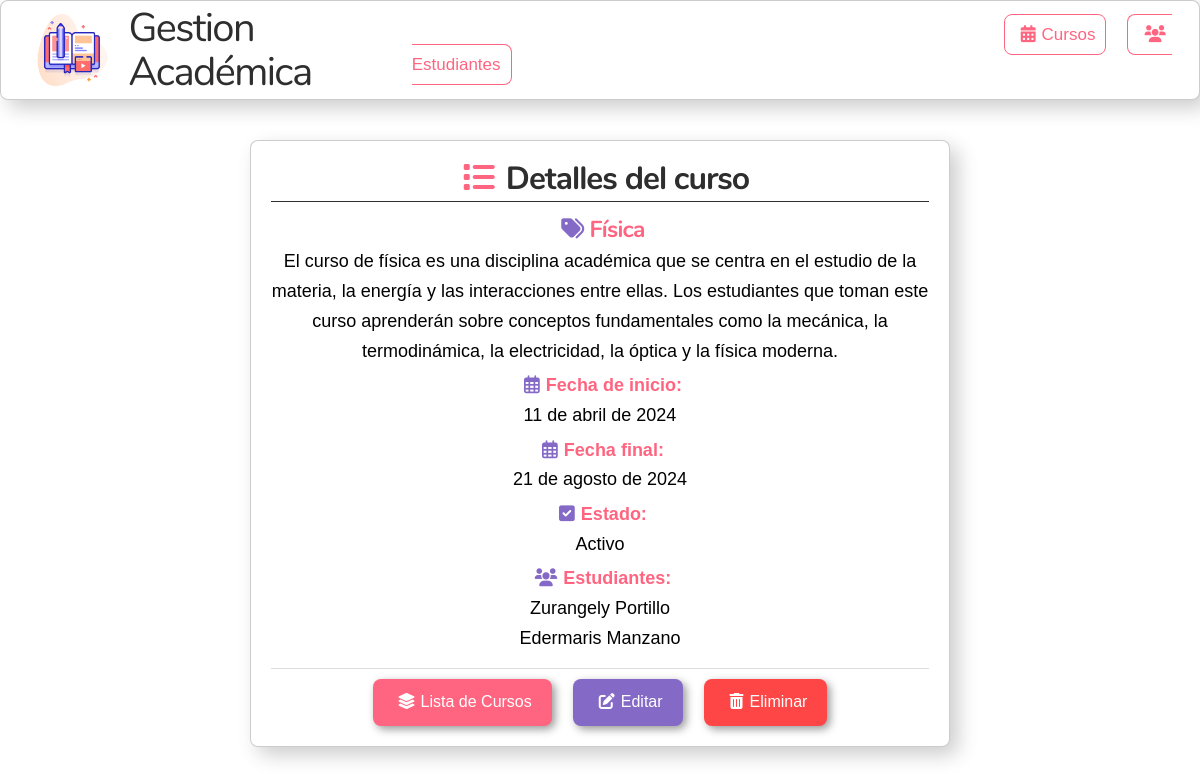
The app's page /api/course_detail/25 with its own data.
### courses/models.py (models this page shows, shortened)
class Course(models.Model):
    name = models.CharField(max_length=50, unique=True)
    description = models.TextField()
    start_date = models.DateField()
    ending_date = models.DateField()
    status = models.BooleanField(default=True)
    student = models.ManyToManyField('students.Student')

### students/models.py (models this page shows, shortened)
class Student(models.Model):
    name = models.CharField(max_length=50)
    last_name = models.CharField(max_length=50)
    document = models.CharField(max_length=20, unique=True)
    email = models.EmailField()
    status = models.BooleanField(default=True)

### courses/views.py (the view)
# urls.py: path("course_detail/<int:id>", views.course_detail, name="course_detail"),
def course_detail(request, id):
    courses = Course.objects.get(id=id)
    return render(request, "courses/course_detail.html", {'courses': courses})

### templates/courses/course_detail.html (shortened to what this page needs)
{% extends 'base.html' %}
{% load static %}
{% block content %}
<!DOCTYPE html>
<html lang="en">
<head>
    <link rel="stylesheet" href="{% static 'css/style-detail.css' %}">
</head>
<body>
    <div class="container">
        <h3 class="titulo"><i class="fa fa-list mx-2" style="color: #FF6580; border-color: #FF6580;"></i>Detalles del curso</h3>
        <div class="course">
            <h2 class="subtitulo"><i class="fa-solid fa-tags mx-1" style="color: #8469c6; border-color: #8469c6;"></i>{{ courses.name }}</h2>
            <p>{{ courses.description }}</p>
            <p><i class="fa-regular fa-calendar-days mx-1" style="color: #8469c6; border-color: #8469c6;"></i><b>Fecha de inicio:</b><br> {{ courses.start_date }}</p>
            <p><i class="fa-regular fa-calendar-days mx-1" style="color: #8469c6; border-color: #8469c6;"></i><b>Fecha final:</b><br> {{ courses.ending_date }}</p>
            <p><i class="fa-solid fa-square-check mx-1" style="color: #8469c6; border-color: #8469c6;"></i><b>Estado:</b><br> {{ courses.status|yesno:"Activo,Inactivo" }}</p>
            <p><i class="fa fa-users mx-1" style="color: #8469c6; border-color: #8469c6;"></i><b>Estudiantes:</b><br>
                {% for student in courses.student.all %}
                {{ student.name }} {{student.last_name}}<br>
                {% empty %}
                No hay estudiantes inscritos.
                {% endfor %}
            </p>
        </div>
        <a href="{% url 'courses' %}" class="button-back"><i class="fa fa-layer-group mx-1"></i>Lista de Cursos</a>
        <a href="{% url 'update_course' courses.id %}" class="button-update"><i class="fas fa-pen-to-square mx-1"></i>Editar</a>
        <a href="{% url 'delete_course' courses.id %}" class="button-eraser"><i class="fas fa-trash-alt mx-1"></i>Eliminar</a>
    </div>
</body>
</html>
{% endblock %}

### templates/base.html (shortened to what this page needs)
{% load static %}
<!DOCTYPE html>
<html lang="es" class="js">
<head>
    <link rel=" stylesheet" href="{% static 'css/dashlite.css' %}" />
    <link rel=" stylesheet" href="{% static 'css/base.css' %}" />
    <link rel="stylesheet" href="https://cdnjs.cloudflare.com/ajax/libs/font-awesome/6.0.0-beta3/css/all.min.css">
</head>
<body class="nk-body">
    <div class="encabezado">
        <div class="icono">
            <img src="{% static 'images/icono.png' %}" alt="Course">
        </div>
        <h1>Gestion Académica</h1>
        <div>
            <a href="{% url 'courses' %}" class="button button1"><i class="fa fa-calendar-days mx-1"></i>Cursos</a>
            <a href="{% url 'students' %}" class="button button2"><i class="fa fa-users mx-1"></i>Estudiantes</a>
        </div>
    </div>
    <div class="nk-content-body">
        {% block content %}
        {% endblock %}
    </div>
</body>
</html>

### static/css/base.css (style rules this page uses)
* { margin: 0; padding: 0; text-decoration: none; }
body { background: url(/static/images/fondo.png) no-repeat center/ cover; }
.encabezado { display: flex; align-items: center; background-color: white; height: 100px; padding: 0 20px; border-radius: .5rem; border: .1rem solid rgba(0, 0, 0, .2); box-shadow: .5rem .5rem 20px rgba(0, 0, 0, .2); }
.icono { margin-left: 1rem; width: 80px; margin-right: 20px; padding: 0; }
.encabezado h1 { font-size: 40px; text-align: left; color: #2e2e2e; margin: 0; }
.encabezado a { color: #FF6580; font-size: 17px; }
.encabezado .button1 { margin-left: 37rem; border: 1px solid; border-radius: .5rem; padding: 10px; }
.encabezado .button2 { margin-left: 1rem; border: 1px solid; border-radius: .5rem; padding: 10px; }

### static/css/style-detail.css (style rules this page uses)
body { font-family: Arial, sans-serif; background-color: #ffffff; font-size: 18px; margin: 0; padding: 0; }
.container { text-align: center; width: 700px; min-height: 300px; margin: 40px auto; padding: 20px; background-color: #ffffff; border-radius: .5rem; border: .1rem solid rgba(0, 0, 0, .2); box-shadow: .5rem .5rem 20px rgba(0, 0, 0, .2); }
.titulo { text-align: center; color: #2e2e2e; border-bottom: 1px solid #2e2e2e; padding-bottom: 5px; margin-bottom: 5px; }
.course .subtitulo { font-weight: bold; border-color: #FF6580; }
.course { border-bottom: 1px solid #ddd; padding: 10px 0; }
.course h2 { margin: 0; font-size: 23px; color: #FF6580; }
.course p { margin: 5px 0; color: #000000; }
.course b { color: #FF6580; }
.container .button-back { display: inline-block; padding: 10px 20px; margin-top: 10px; background-color: #FF6580; color: #fff; text-decoration: none; border-radius: .5rem; box-shadow: .2rem .2rem .5rem rgba(0, 0, 0, 0.404); border: none; font-size: 16px; }
.container .button-update { margin-left: 1rem; display: inline-block; padding: 10px 20px; margin-top: 10px; background-color: #8469c6; color: #fff; text-decoration: none; border-radius: .5rem; box-shadow: .2rem .2rem .5rem rgba(0, 0, 0, 0.404); border: none; font-size: 16px; }
.container .button-eraser { margin-left: 1rem; display: inline-block; padding: 10px 20px; margin-top: 10px; background-color: #ff4646; color: #fff; text-decoration: none; border-radius: .5rem; box-shadow: .2rem .2rem .5rem rgba(0, 0, 0, 0.404); border: none; font-size: 16px; }

### records on screen
Course: name "Física", description "El curso de física es una disciplina académica que se centra en el estudio de la materia, la energía y las interacciones entre ellas. Los estudiantes que toman este curso aprenderán sobre conceptos fundamentales como la mecánica, la termodinámica, la electricidad, la óptica y la física moderna.", start_date "11 de abril de 2024", ending_date "21 de agosto de 2024", status "Activo"
Student: name "Zurangely", last_name "Portillo"
Student: name "Edermaris", last_name "Manzano"
